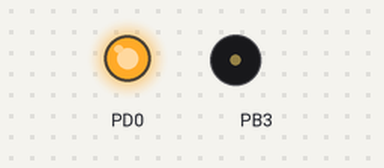
The program below on a simulated ATmega16, built with avr-gcc and emulated at 1 MHz. Parts: output pins drawn as LEDs (lit = HIGH), buzzer (waves = sounding).

Above: at 2.0 s.
At 17.28 s:
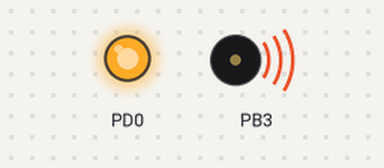
Timing chart, 0 to 18.0 s (numbered marks = the images above):
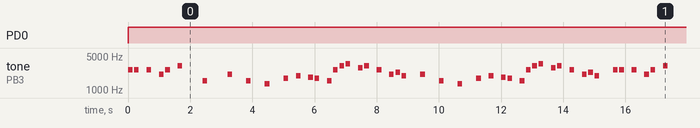

Measured:
- by itself, PD0: LOW → HIGH at 0.00 s
- by itself, tone on PB3: plays 2604 Hz for 0.15 s, 2604 Hz for 0.15 s, 2604 Hz for 0.15 s, 2083 Hz for 0.15 s, 2604 Hz for 0.15 s, 3125 Hz for 0.15 s … (339 notes in this stretch)

The program:

main.c
```c
/*
 * sine.c
 *
 * Created: 21/02/2023 11:10:27 a. m.
 * Author : Ferna
 */

#define K_DEBUG
#define F_CPU 1000000
#include <avr/io.h>
#include <avr/interrupt.h>
#include <util/delay.h>
#include <stdint.h>
#include "my_defines.h"


#define notes 78
uint8_t sine[128] = {
23,23,0,23,0,29,23,0,19,0,0,0,39,0,0,0,29,0,0,39,0,0,46,0,0,35,0,31,0,33,35,0,39,23,19,17,0,21,19,0,23,0,29,26,31,0,0,29,0,0,39,0,0,46,0,0,35,0,31,0,33,35,0,39,23,19,17,0,21,19,0,23,0,29,26,31,0,0


};


volatile uint8_t idx;

int main(void)
{
	idx =0;
	OCR0 = 141 ;
	// Activate TIMSK interrupts
	//TIMSK = (1<<TOIE0);
	// Lets do a clock at  8 preescaler => 488 hz (Close-ish to 440) With non-inverted OC0
	TCCR0 = TIMER0_CTC | PSCLR0_8 | (1<<COM00);
	sei();
	DDRB |= (1<<3);
	DDRD |= 1;
	PORTD |= 1;
	int8_t cnt =0;
    while (1) {
		if (sine[cnt]==0) {
			cnt++;
			cnt%= notes;
			TCCR0 &= ~(1<<COM00);
			_delay_ms(200);
		} else {
			OCR0 = sine[cnt];
			cnt++;
			cnt %= notes;
			_delay_ms(150);

			TCCR0 &= ~(1<<COM00);
			_delay_ms(50);
		}
		TCCR0 |= (1<<COM00);
		//_delay_ms(200);
    }
}
```

my_defines.h
```c
/*
 * my_defines.h
 *
 * Created: 21/02/2023 01:19:56 p. m.
 *  Author: Ferna
 */


#ifndef MY_DEFINES_H_
#define MY_DEFINES_H_


#define PSCLR0_OFF 0
#define PSCLR0_0 1
#define PSCLR0_8 2
#define PSCLR0_64 3
#define PSCLR0_256 4
#define PSCLR0_1024 5
#define PSCLR_T0_FALLING 6
#define PSCLR_T0_RISING 7

#define TIMER0_NORMAL 0
#define TIMER0_PHASE_PWM 64
#define TIMER0_CTC 8
#define TIMER0_FAST_PWM 72


#endif /* MY_DEFINES_H_ */
```
